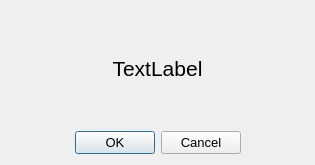
<?xml version="1.0" encoding="UTF-8"?>
<ui version="4.0">
 <class>DeleteWordsWarning</class>
 <widget class="QDialog" name="DeleteWordsWarning">
  <property name="geometry">
   <rect>
    <x>0</x>
    <y>0</y>
    <width>315</width>
    <height>165</height>
   </rect>
  </property>
  <property name="windowTitle">
   <string>Удаление слов</string>
  </property>
  <layout class="QGridLayout" name="gridLayout">
   <item row="0" column="0">
    <widget class="QLabel" name="label">
     <property name="font">
      <font>
       <pointsize>16</pointsize>
      </font>
     </property>
     <property name="text">
      <string>TextLabel</string>
     </property>
     <property name="alignment">
      <set>Qt::AlignCenter</set>
     </property>
    </widget>
   </item>
   <item row="1" column="0">
    <widget class="QDialogButtonBox" name="buttonBox">
     <property name="font">
      <font>
       <pointsize>10</pointsize>
      </font>
     </property>
     <property name="layoutDirection">
      <enum>Qt::LeftToRight</enum>
     </property>
     <property name="orientation">
      <enum>Qt::Horizontal</enum>
     </property>
     <property name="standardButtons">
      <set>QDialogButtonBox::Cancel|QDialogButtonBox::Ok</set>
     </property>
     <property name="centerButtons">
      <bool>true</bool>
     </property>
    </widget>
   </item>
  </layout>
 </widget>
 <resources/>
 <connections>
  <connection>
   <sender>buttonBox</sender>
   <signal>accepted()</signal>
   <receiver>DeleteWordsWarning</receiver>
   <slot>accept()</slot>
   <hints>
    <hint type="sourcelabel">
     <x>248</x>
     <y>254</y>
    </hint>
    <hint type="destinationlabel">
     <x>157</x>
     <y>274</y>
    </hint>
   </hints>
  </connection>
  <connection>
   <sender>buttonBox</sender>
   <signal>rejected()</signal>
   <receiver>DeleteWordsWarning</receiver>
   <slot>reject()</slot>
   <hints>
    <hint type="sourcelabel">
     <x>316</x>
     <y>260</y>
    </hint>
    <hint type="destinationlabel">
     <x>286</x>
     <y>274</y>
    </hint>
   </hints>
  </connection>
 </connections>
</ui>
